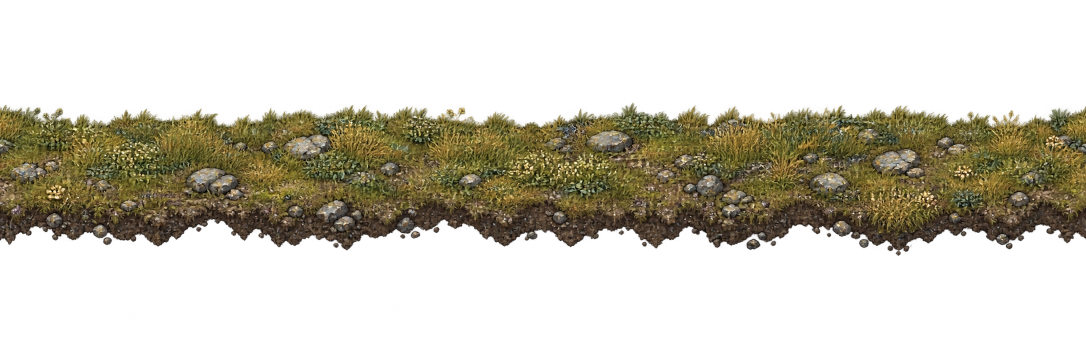
#> input picture art/production/source/terrain-shore-v1.webp, 2172 x 724 px (shown at 1/2 size)
$ python prepare-terrain-strips.py
#> lines starting #> are read from the running program, lines starting #| are printed output that depends on the picture
#!/usr/bin/env python3
"""Make truly seamless 3px/world horizontal terrain edge strips."""
import json
from pathlib import Path
from PIL import Image

ROOT=Path(__file__).resolve().parent.parent
SOURCE=ROOT/'art/production/source'
DEST=ROOT/'assets/terrain'
SPECS=(('shore_edge','terrain-shore-v1.webp',.375),
       ('foam_rock_drop','terrain-foam-rock-v1.webp',.375),
       ('cliff_face','terrain-cliff-v1.webp',.30))
entries=[]
strips={}
for name,filename,scale in SPECS:
    raw=Image.open(SOURCE/filename).convert('RGBA')
#> raw is the input picture: PIL image 2172x724 RGBA; mean R, G, B, A 35.6, 31.5, 17.9, 83.2
    bounds=raw.getchannel('A').point(lambda a:255 if a>60 else 0).getbbox()
#> bounds = (0, 206, 2172, 511)
    assert bounds and raw.width>=1800
    # Crop one 1024px source section and blend its outer 16px in pairs.
    # This gives equal left/right boundary pixels without mirrored motifs.
    cy0=max(0,bounds[1]-5);cy1=min(raw.height,bounds[3]+5)
#> after `cy0 = max(0, bounds[1] - 5)`: cy0 = 201
#> after `cy1 = min(raw.height, bounds[3] + 5)`: cy1 = 516
    sample=raw.crop((574,cy0,1598,cy1))
    body=sample.resize((384,round(sample.height*scale)),Image.Resampling.LANCZOS)
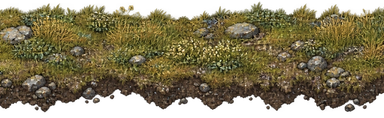
#> body: PIL image 384x118 RGBA; mean R, G, B, A 81, 71.6, 40.5, 192.2; transparent parts drawn white
    original=body.copy();pixels=body.load();prev=original.load()
    for j in range(16):
        t=j/16
        for y in range(body.height):
            left=prev[j,y];right=prev[383-j,y]
            mid=tuple(round((a+b)/2) for a,b in zip(left,right))
            pixels[j,y]=tuple(round(m*(1-t)+v*t) for m,v in zip(mid,left))
            pixels[383-j,y]=tuple(round(m*(1-t)+v*t) for m,v in zip(mid,right))
    output=Image.new('RGBA',(384,body.height+24),(0,0,0,0))
#> output: PIL image 384x142 RGBA; every value is 0
    output.alpha_composite(body,(0,12))
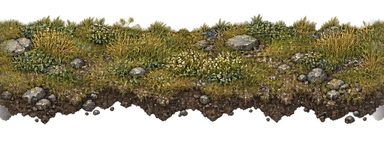
#> output: PIL image 384x142 RGBA; mean R, G, B, A 67.3, 59.5, 33.7, 159.7; transparent parts drawn white
    # ImageGen leaves tiny bright red fringe at some rock alpha boundaries.
    pixels=output.load()
    for y in range(output.height):
        for x in range(output.width):
            r,g,b,a=pixels[x,y]
            if a<=22 or (name=='cliff_face' and r>130 and r>g*1.7 and r>b*1.45):
                pixels[x,y]=(0,0,0,0)
            elif a>=224:
                pixels[x,y]=(r,g,b,255)
    filename=f'{name}_3x.png'
    output.save(DEST/filename,optimize=True)
    for row in range(output.height):
        assert output.getpixel((0,row))==output.getpixel((383,row)),(name,row)
    strips[name]=output
    edge={'shore_edge':output.height-28,
          'foam_rock_drop':output.height//2,
          'cliff_face':12}[name]
#> edge = 114
    entries.append({'id':name,'file':f'assets/terrain/{filename}',
                    'size':list(output.size),'edgeRowPx':edge,
                    'density':3,'horizontallySeamless':True,
                    'status':'prepared; route-fitting screenshot approval pending'})
#> pass 2 of the loop `for name,filename,scale in SPECS:`:
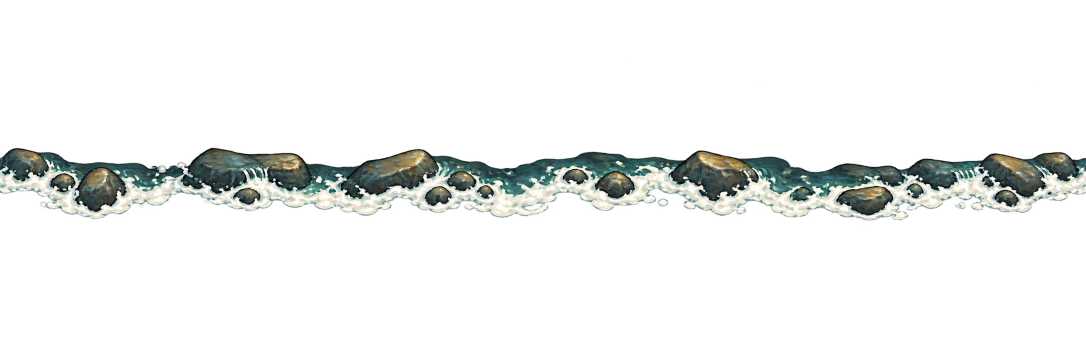
#> input picture art/production/source/terrain-foam-rock-v1.webp, 2172 x 724 px (shown at 1/2 size)
#> raw is the input picture: PIL image 2172x724 RGBA; mean R, G, B, A 22.6, 24.3, 23.1, 33
#> bounds = (0, 295, 2172, 441)
#> cy0 = 290
#> cy1 = 446
#> `sample=raw.crop((574,cy0,1598,cy1))`:
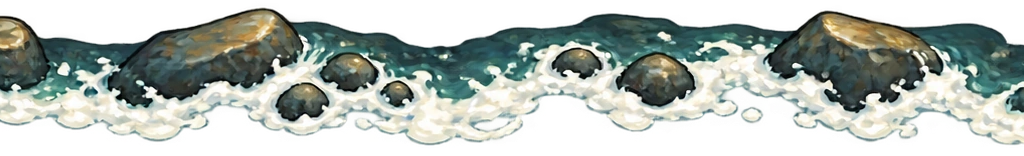
#> sample: PIL image 1024x156 RGBA; mean R, G, B, A 107.4, 115.9, 109.4, 156.2; transparent parts drawn white
#> `output.alpha_composite(body,(0,12))`:
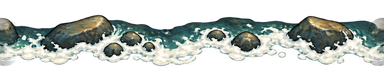
#> output: PIL image 384x82 RGBA; mean R, G, B, A 66.7, 72.8, 68.6, 110.6; transparent parts drawn white
#> pass 3 of the loop `for name,filename,scale in SPECS:`:
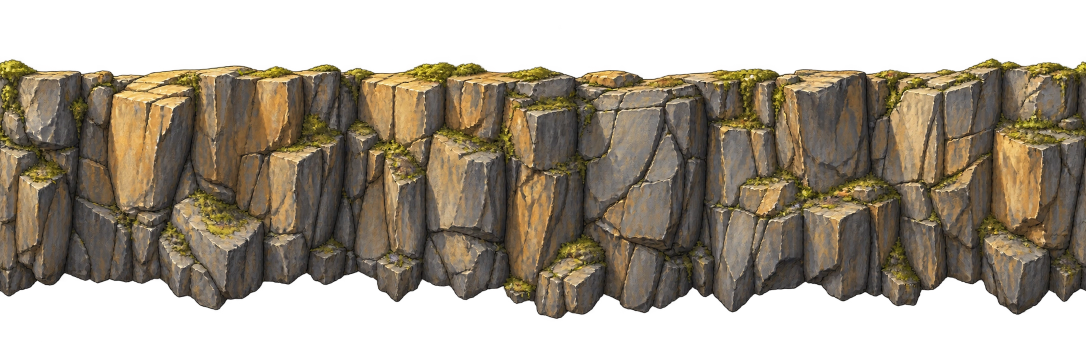
#> input picture art/production/source/terrain-cliff-v1.webp, 2172 x 724 px (shown at 1/2 size)
#> raw is the input picture: PIL image 2172x724 RGBA; mean R, G, B, A 70.8, 60.9, 45.8, 155.2
#> bounds = (0, 116, 2172, 638)
#> cy0 = 111
#> cy1 = 643
#> sample: PIL image 1024x532 RGBA
#> `body=sample.resize((384,round(sample.height*scale)),Image.Resampling.L..`:
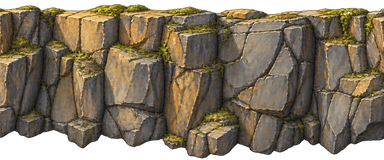
#> body: PIL image 384x160 RGBA; mean R, G, B, A 93.4, 81.2, 62, 212.5; transparent parts drawn white
#> `output.alpha_composite(body,(0,12))`:
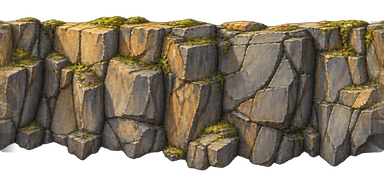
#> output: PIL image 384x184 RGBA; mean R, G, B, A 81.3, 70.6, 53.9, 184.8; transparent parts drawn white

# Two bent shoreline end treatments. They are intentionally separate from
# the long straight tiles; the game can rotate/mirror for polygon corners.
shore=strips['shore_edge'];h=shore.height
#> after `h = shore.height`: h = 142
for direction in ('west_to_south','east_to_south'):
    corner=Image.new('RGBA',(256,256),(0,0,0,0))
    horizontal=shore.crop((0,0,192,h))
    vertical=horizontal.transpose(Image.Transpose.ROTATE_270)
    # Both legs meet at (128,128); trim to remove the unintended far legs.
    corner.alpha_composite(horizontal.crop((0,0,128,h)),(0,128-h//2))
    lower=vertical.crop((0,0,vertical.width,128))
    corner.alpha_composite(lower,(128-vertical.width//2,128))
    if direction=='east_to_south':
        corner=corner.transpose(Image.Transpose.FLIP_LEFT_RIGHT)
    name=f'shore_corner_{direction}_3x.png';corner.save(DEST/name,optimize=True)
    entries.append({'id':direction,'file':f'assets/terrain/{name}',
                    'size':[256,256],'cornerPointPx':[128,128],
                    'density':3,'status':'prepared corner study; route-fitting review pending'})
#> this loop made 2 passes
#> pass 1, `horizontal=shore.crop((0,0,192,h))`:
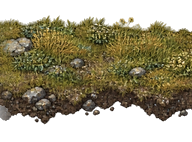
#> horizontal: PIL image 192x142 RGBA; mean R, G, B, A 65.6, 58.3, 32.5, 160.3; transparent parts drawn white
#> pass 1, `vertical=horizontal.transpose(Image.Transpose.ROTATE_270)`:
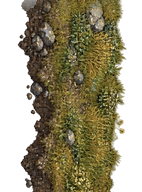
#> vertical: PIL image 142x192 RGBA; mean R, G, B, A 65.6, 58.3, 32.5, 160.3; transparent parts drawn white
#> pass 1, `lower=vertical.crop((0,0,vertical.width,128))`:
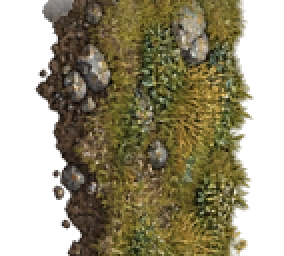
#> lower: PIL image 142x128 RGBA (shown 2 times larger); mean R, G, B, A 66.9, 59.7, 34.3, 163.6; transparent parts drawn white
#> after the loop:
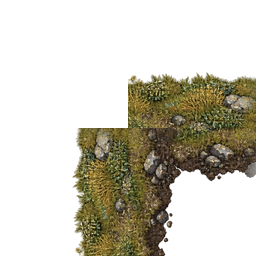
#> corner: PIL image 256x256 RGBA; mean R, G, B, A 34.8, 31.1, 17.8, 84.2; transparent parts drawn white
#> after the loop, entries = 5 items

(ROOT/'art/production/terrain-strips-v1.json').write_text(json.dumps({
 'camera':'top-down oblique','density':3,
 'tileWorldLength':128,'assets':entries},indent=2)+'\n')
preview=Image.new('RGB',(800,620),'#718b77')
for i,name in enumerate(('shore_edge','foam_rock_drop','cliff_face')):
    im=strips[name]
    preview.paste(im,(12,12+i*185),im)
    preview.paste(im,(396,12+i*185),im)
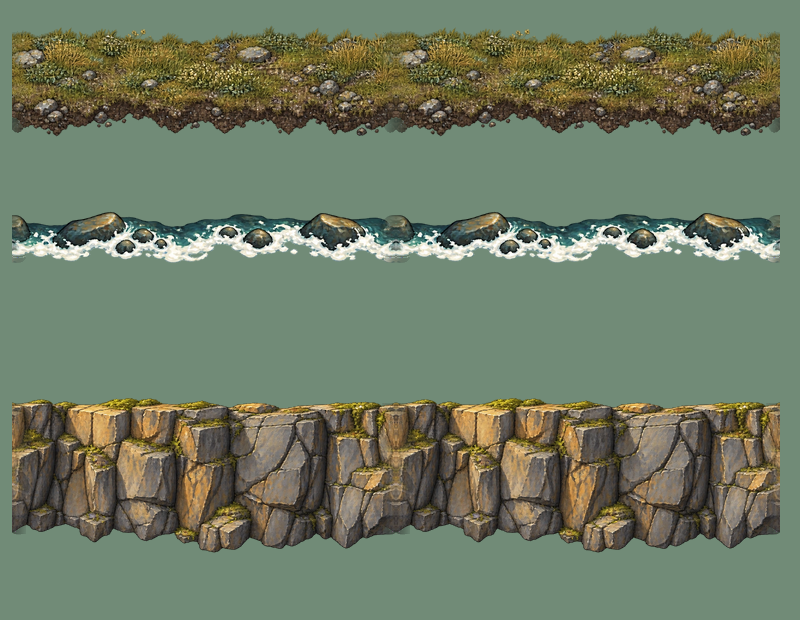
#> preview: PIL image 800x620 RGB; mean R, G, B 111.5, 123.1, 100.7
preview.save(ROOT/'art/review/terrain-strips-v1-repeat.png')
print(json.dumps(entries,indent=2))
#> (printed output is left out)
